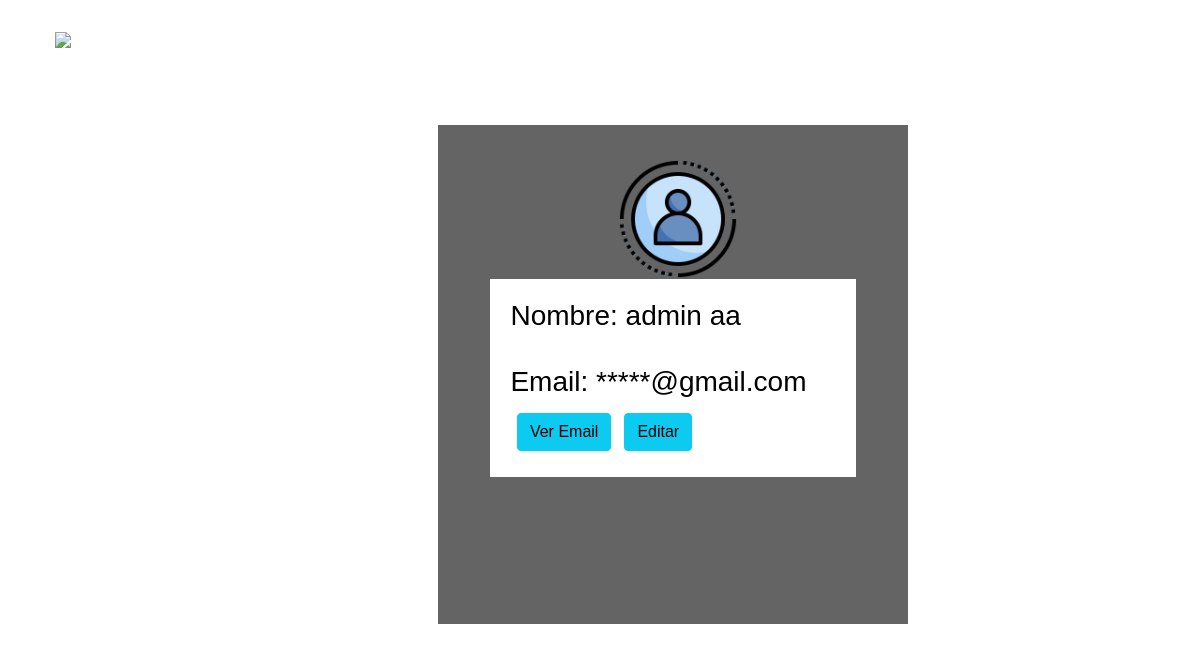
The app's page /perfil (signed in), older data.
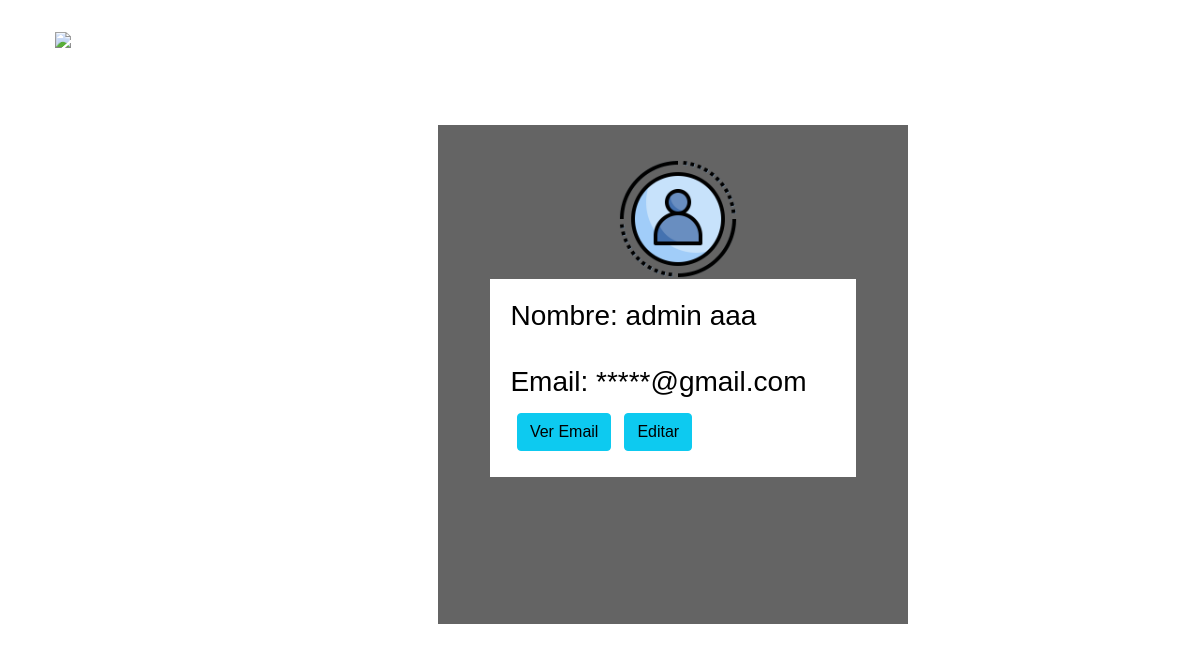
The same page, newer data.
### core/models.py (models this page shows)
class Usuario(models.Model):
    nombre = models.CharField(max_length=16, )
    apellido = models.CharField( max_length=16, null=False)
    email = models.EmailField(primary_key=True, unique=True)
    pwd = models.CharField(null=False, max_length=12)
    tipo_usuario = models.BooleanField( max_length=16, default=False)
    rut = models.CharField(max_length=10, default=0)
    patente = models.CharField(max_length=8, default=0)

### core/views.py (the view)
# urls.py: path('perfil', perfil, name='perfil'),
def perfil(request):
    usuario = Usuario.objects.filter(email = request.session['email'])
    return render(request, 'core/perfil.html', {'usuario':usuario})

### core/templates/core/perfil.html (shortened to what this page needs)
{% extends "core/layout.html" %}
{% load static %}
{% block head %}
    <link href="{% static 'core/css/perfil1.css' %}" rel="stylesheet" type="text/css">
{% endblock %}
{% block content %}
<div  class="ratio ratio-16x9" >
    <h1>PERFIL</h1>
    <form method="post" id="formPerfil">
        <div id="iconoLogin">
            <img src="{% static 'core/img/icPerfil.png' %}" alt="login" width="120">
        </div>
        <div id="perfil_info">
            {% for i in usuario %}
            <h3>Nombre: {{ i.nombre }} {{ i.apellido }}</h3>
            <br>
            <h3 id="correo">Email: *****@gmail.com</h3>
            <div id="botones">
                <div id="botones_email">
                    <button type="button" class="btn btn-info" onclick="mostrarEmail(document.getElementById('email').textContent)">Ver Email</button>
                </div>
                <br>
                <div id="botones_ajustes">
                    <a href="{% url 'actualizarPerfil'  i.email  %}" class="btn btn-info" >Editar</a>
                </div>
            </div>
            {% endfor %}
        </div>
{% endblock %}

Row changes from the older to the newer data that the page shows:
changed Usuario "admin": apellido "aa" → "aaa"
